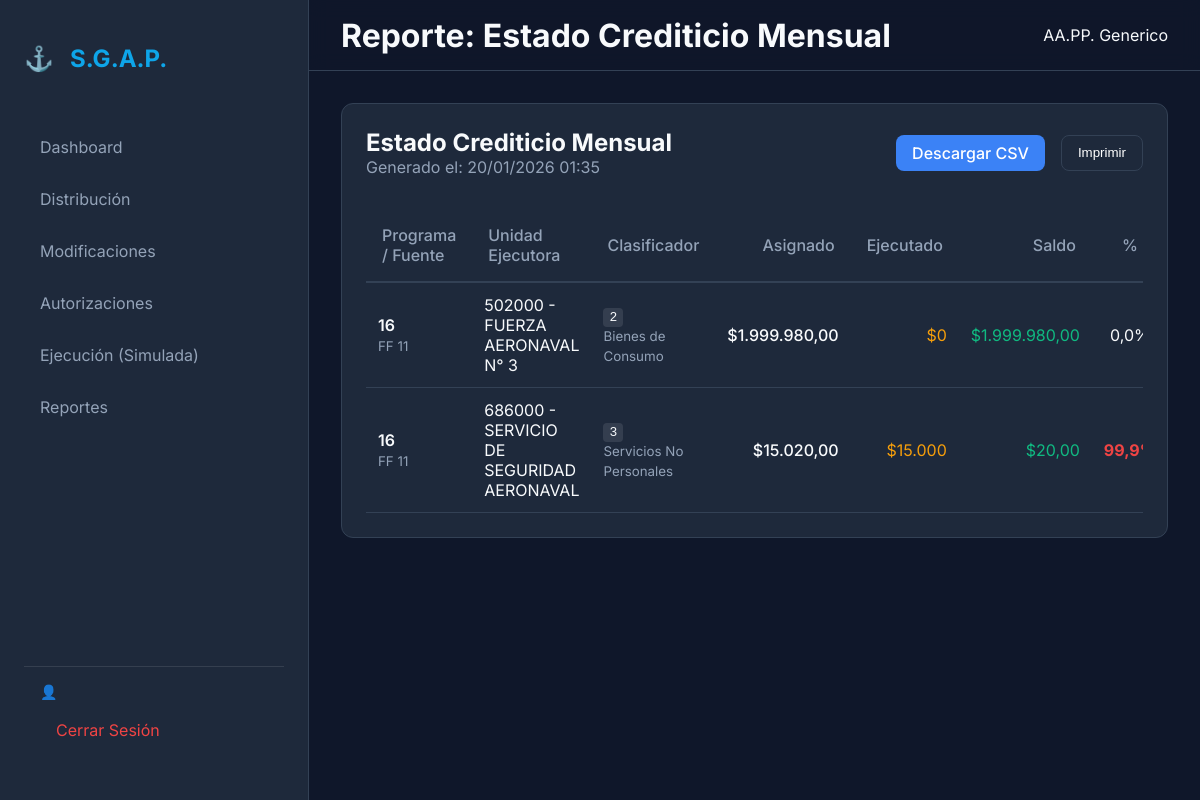
Before: /reportes/estado-mensual/ with the older database file.
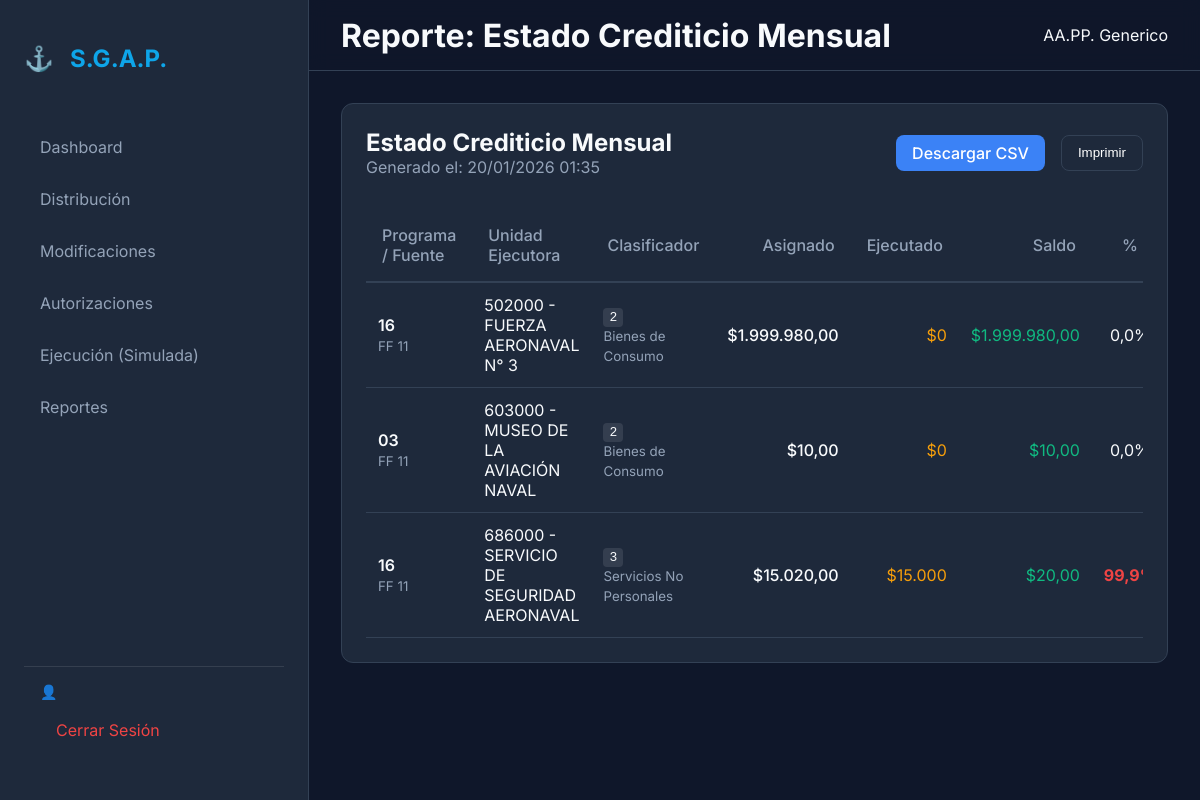
After: the same page with the newer database file.
### core/models.py (models this page shows, shortened)
class EstructuraProgramatica(models.Model):
    NIVEL_CHOICES = (
        (1, "Programa"),
        (2, "Subprograma"),
        (3, "Proyecto"),
        (4, "Obra"),
        (5, "Actividad"),
    )
    nivel = models.IntegerField(choices=NIVEL_CHOICES)
    codigo = models.CharField(max_length=50)
    descripcion = models.CharField(max_length=255)
    padre = models.ForeignKey("self", null=True, blank=True, on_delete=models.CASCADE, related_name="hijos")

class FuenteFinanciamiento(models.Model):
    CODIGO_CHOICES = (
        ("11", "Tesoro Nacional"),
        ("13", "Recursos Específicos"),
    )
    codigo = models.CharField(max_length=10, choices=CODIGO_CHOICES)
    descripcion = models.CharField(max_length=255)
    es_fiscal = models.BooleanField(default=True, help_text="Indica si es dinero fiscal")

class UnidadComponente(models.Model):
    nombre = models.CharField(max_length=255)
    codigo = models.CharField(max_length=50) # Removed unique=True to allow shared budget codes
    sigla = models.CharField(max_length=20, unique=True, null=True) # Added Sigla as unique identifier
    es_ejecutora = models.BooleanField(default=False, help_text="Solo UU.CC. del Plan Bienal pueden ejecutar gasto")

class ClasificadorGasto(models.Model):
    NIVEL_CHOICES = (
        (1, "Inciso"),
        (2, "Partida Principal"),
        (3, "Partida Parcial"),
        (4, "Partida Subparcial"),
    )
    codigo = models.CharField(max_length=50)
    descripcion = models.CharField(max_length=255)
    nivel = models.IntegerField(choices=NIVEL_CHOICES)
    padre = models.ForeignKey("self", null=True, blank=True, on_delete=models.CASCADE, related_name="hijos")

### finance/models.py (models this page shows, shortened)
class Asignacion(models.Model):
    TRIMESTRE_CHOICES = (
        (1, "1° Trimestre"),
        (2, "2° Trimestre"),
        (3, "3° Trimestre"),
        (4, "4° Trimestre"),
    )
    uucc = models.ForeignKey(UnidadComponente, on_delete=models.PROTECT, related_name="asignaciones")
    credito_origen = models.ForeignKey(Credito, on_delete=models.CASCADE, related_name="asignaciones")
    clasificador_gasto = models.ForeignKey(ClasificadorGasto, on_delete=models.PROTECT)
    obra = models.ForeignKey(EstructuraProgramatica, on_delete=models.PROTECT, null=True, blank=True, related_name="asignaciones_obra", help_text="Obligatorio para Inciso 4 (Inversión)")
    monto = models.DecimalField(max_digits=12, decimal_places=2)
    trimestre = models.IntegerField(choices=TRIMESTRE_CHOICES)

### dashboard/reports_views.py (the view)
# urls.py: path('reportes/estado-mensual/', reports_views.reporte_estado_mensual, name='reporte_estado_mensual'),
def reporte_estado_mensual(request):
    asignaciones = Asignacion.objects.select_related(
        'uucc', 'clasificador_gasto', 'credito_origen', 'credito_origen__programa', 'credito_origen__fuente'
    ).all().order_by('uucc__codigo', 'clasificador_gasto__codigo')
    report_data = []
    for a in asignaciones:
        ejecutado = a.compromisos.aggregate(Sum('monto'))['monto__sum'] or 0
        saldo = a.monto - ejecutado
        porcentaje = (ejecutado / a.monto * 100) if a.monto > 0 else 0
        report_data.append({
            'programa': a.credito_origen.programa,
            'fuente': a.credito_origen.fuente,
            'unidad': a.uucc,
            'clasificador': a.clasificador_gasto,
            'asignado': a.monto,
            'ejecutado': ejecutado,
            'saldo': saldo,
            'porcentaje': round(porcentaje, 1),
            'trimestre': a.trimestre
        })
    context = {
        'fecha': timezone.now(),
        'report_data': report_data
    }
    return render(request, 'dashboard/reports/estado_mensual.html', context)

### dashboard/templates/dashboard/reports/estado_mensual.html (shortened to what this page needs)
{% extends 'base.html' %}
{% block page_title %}Reporte: Estado Crediticio Mensual{% endblock %}
{% block content %}
<div class="card">
    <div style="display: flex; justify-content: space-between; align-items: center; margin-bottom: 2rem;">
        <div>
            <h2 style="margin: 0;">Estado Crediticio Mensual</h2>
            <p style="color: var(--text-muted); margin: 0;">Generado el: {{ fecha|date:"d/m/Y H:i" }}</p>
        </div>
        <div style="display: flex; gap: 1rem;">
            <a href="{% url 'dashboard:export_csv' %}" class="btn btn-primary" style="text-decoration: none;">Descargar
                CSV</a>
            <button onclick="window.print()" class="btn"
                style="background: transparent; border: 1px solid var(--border); color: white;">Imprimir</button>
        </div>
    </div>
    <div style="overflow-x: auto;">
        <table style="width: 100%; border-collapse: collapse;">
            <thead>
                <tr style="text-align: left; border-bottom: 2px solid var(--border);">
                    <th style="padding: 1rem;">Programa / Fuente</th>
                    <th style="padding: 1rem;">Unidad Ejecutora</th>
                    <th style="padding: 1rem;">Clasificador</th>
                    <th style="padding: 1rem; text-align: right;">Asignado</th>
                    <th style="padding: 1rem; text-align: right;">Ejecutado</th>
                    <th style="padding: 1rem; text-align: right;">Saldo</th>
                    <th style="padding: 1rem; text-align: center;">%</th>
                </tr>
            </thead>
            <tbody>
                {% for row in report_data %}
                <tr style="border-bottom: 1px solid rgba(255,255,255,0.05);">
                    <td style="padding: 0.75rem;">
                        <div style="font-weight: 600;">{{ row.programa.codigo }}</div>
                        <small style="color: var(--text-muted);">FF {{ row.fuente.codigo }}</small>
                    </td>
                    <td style="padding: 0.75rem;">
                        {{ row.unidad.codigo }} - {{ row.unidad.nombre }}
                    </td>
                    <td style="padding: 0.75rem;">
                        <span
                            style="background: rgba(255,255,255,0.1); padding: 2px 6px; border-radius: 4px; font-family: monospace;">
                            {{ row.clasificador.codigo }}
                        </span>
                        <br>
                        <small style="color: var(--text-muted);">{{ row.clasificador.descripcion }}</small>
                    </td>
                    <td style="padding: 0.75rem; text-align: right; font-weight: 500;">
                        ${{ row.asignado }}
                    </td>
                    <td style="padding: 0.75rem; text-align: right; color: #f59e0b;">
                        ${{ row.ejecutado }}
                    </td>
                    <td style="padding: 0.75rem; text-align: right; color: var(--success);">
                        ${{ row.saldo }}
                    </td>
                    <td style="padding: 0.75rem; text-align: center;">
                        {% if row.porcentaje > 90 %}
                        <span style="color: #ef4444; font-weight: bold;">{{ row.porcentaje }}%</span>
                        {% else %}
                        <span>{{ row.porcentaje }}%</span>
                        {% endif %}
                    </td>
                </tr>
                {% empty %}
                <tr>
                    <td colspan="7" style="text-align: center; padding: 2rem;">No hay datos para mostrar.</td>
                </tr>
                {% endfor %}
            </tbody>
        </table>
    </div>
</div>
{% endblock %}

Changed rows visible on the page:
added EstructuraProgramatica: programa.codigo "03", fuente.codigo "11", unidad.codigo "603000", unidad.nombre "MUSEO DE LA AVIACIÓN NAVAL", clasificador.codigo "2", clasificador.descripcion "Bienes de Consumo", asignado "10,00", ejecutado "0", saldo "10,00", porcentaje "0,0"
